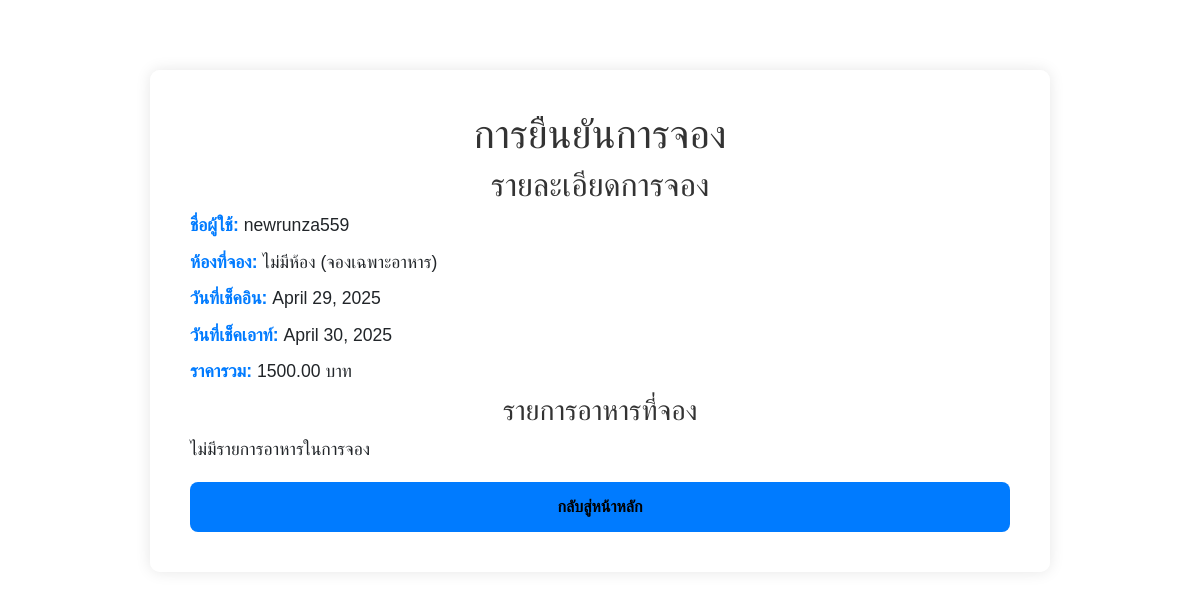
/order_confirmation/50/, run on the app's committed database.
### booking/models.py (models this page shows, shortened)
class Booking(models.Model):
    user = models.ForeignKey('auth.User', on_delete=models.CASCADE)
    room = models.ForeignKey(Room, on_delete=models.SET_NULL, null=True)
    check_in_date = models.DateField()
    check_out_date = models.DateField()
    total_price = models.DecimalField(max_digits=10, decimal_places=2)

### booking/views.py (the view)
# urls.py: path('order_confirmation/<int:booking_id>/', views.order_confirmation, name='order_confirmation'),
def order_confirmation(request, booking_id):
    booking = Booking.objects.get(id=booking_id)
    cart_items = CartItem.objects.filter(booking=booking)  # ดึง CartItem ของการจองนั้น
    total_food_price = sum(item.food.price * item.quantity for item in cart_items)
    return render(request, 'booking/order_confirmation.html', {
        'booking': booking,
        'cart_items': cart_items,
        'total_food_price': total_food_price,
    })

### booking/templates/booking/order_confirmation.html (shortened to what this page needs)
<!DOCTYPE html>
<html lang="th">
<head>
    <link href="https://cdn.jsdelivr.net/npm/bootstrap@5.3.0-alpha1/dist/css/bootstrap.min.css" rel="stylesheet">
</head>
<body>
<div class="container">
    <h1>การยืนยันการจอง</h1>
    <h2>รายละเอียดการจอง</h2>
    <p><strong>ชื่อผู้ใช้:</strong> {{ booking.user.username }}</p>
    <p><strong>ห้องที่จอง:</strong>
        {% if booking.room %}
            {{ booking.room.room_number }} - {{ booking.room.room_type }}
        {% else %}
            ไม่มีห้อง (จองเฉพาะอาหาร)
        {% endif %}
    </p>
    <p><strong>วันที่เช็คอิน:</strong> {{ booking.check_in_date }}</p>
    <p><strong>วันที่เช็คเอาท์:</strong> {{ booking.check_out_date }}</p>
    <p><strong>ราคารวม:</strong> {{ booking.total_price }} บาท</p>
    <h3>รายการอาหารที่จอง</h3>
    {% if cart_items %}
        <ul>
            {% for item in cart_items %}
                <li>{{ item.food.name }} x {{ item.quantity }} - ราคา: {{ item.food.price }} บาท</li>
            {% endfor %}
        </ul>
        <p><strong>รวมราคาทั้งหมดของอาหาร:</strong> {{ total_food_price }} บาท</p>
    {% else %}
        <p>ไม่มีรายการอาหารในการจอง</p>
    {% endif %}
    <div class="footer-links">
        <a href="{% url 'booking:index' %}" class="btn btn-custom">กลับสู่หน้าหลัก</a>
    </div>
</div>
</body>
</html>

### booking/templates/booking/order_confirmation.html (style rules this page uses)
body { background-image: url('https://images.pexels.com/photos/261102/pexels-photo-261102.jpeg?auto=compress&cs=tinysrgb&w=1260&h=750&dpr=1'); background-size: cover; background-position: center; background-attachment: fixed; font-family: 'Arial', sans-serif; padding: 20px; }
.container { background-color: rgba(255, 255, 255, 0.9); padding: 40px; border-radius: 10px; max-width: 900px; margin-top: 50px; box-shadow: 0px 0px 15px rgba(0, 0, 0, 0.1); }
h1, h2, h3 { color: #333; text-align: center; }
p { font-size: 1.1rem; margin-bottom: 10px; }
strong { color: #007bff; }
.btn-custom { background-color: #007bff; color: white; border-radius: 8px; padding: 12px; font-weight: bold; width: 100%; transition: background-color 0.3s ease; }
.footer-links { text-align: center; margin-top: 20px; }
.footer-links a { color:rgb(0, 0, 0); text-decoration: none; }

### data on the page
Booking: user.username "newrunza559", check_in_date "April 29, 2025", check_out_date "April 30, 2025", total_price "1500.00"
